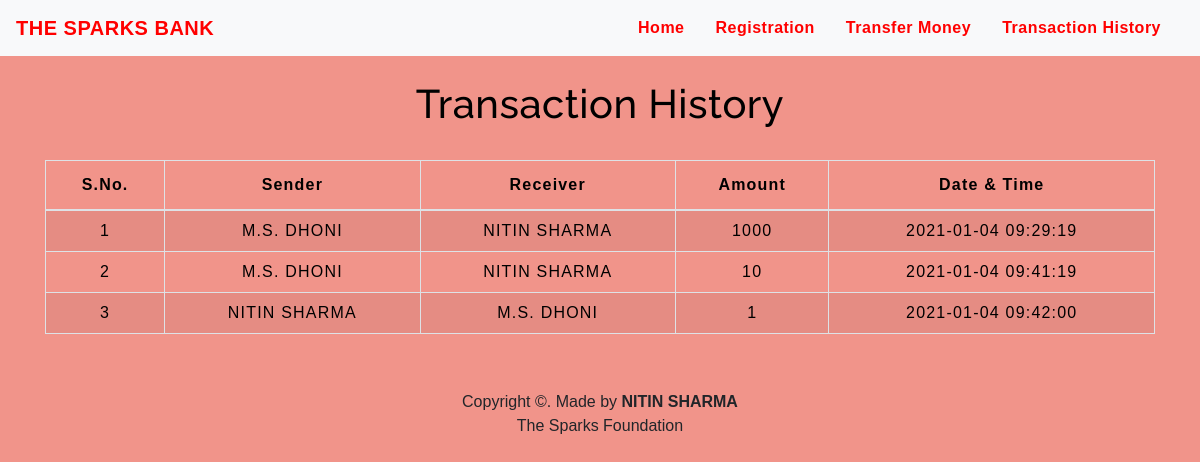
The page /transactionhistory.php on the database its author committed.
### tables this page shows
CREATE TABLE `transaction` (
  `sno` int(25) NOT NULL,
  `sender` varchar(25) NOT NULL,
  `receiver` varchar(25) NOT NULL,
  `balance` int(25) NOT NULL,
  `datetime` timestamp NULL DEFAULT current_timestamp()
);

### transactionhistory.php (the view, shortened to what this page needs)
<!DOCTYPE html>
<html lang="en">
<head>
    <link rel="stylesheet" href="https://stackpath.bootstrapcdn.com/bootstrap/4.5.2/css/bootstrap.min.css">
    <link rel="stylesheet" type="text/css" href="table.css">
    <link rel="stylesheet" type="text/css" href="navbar.css">
</head>
<body style="background-color : #F1948A;">
<?php
  include 'navbar.php';
?>
	<div class="container">
        <h2 class="text-center pt-4" style="color : black;">Transaction History</h2>
       <br>
       <div class="table-responsive-sm">
    <table class="table table-hover table-striped table-condensed table-bordered">
        <thead style="color : black;">
            <tr>
                <th class="text-center">S.No.</th>
                <th class="text-center">Sender</th>
                <th class="text-center">Receiver</th>
                <th class="text-center">Amount</th>
                <th class="text-center">Date & Time</th>
            </tr>
        </thead>
        <tbody>
        <?php
            include 'config.php';
            $sql ="select * from transaction";
            $query =mysqli_query($conn, $sql);
            while($rows = mysqli_fetch_assoc($query))
            {
        ?>
            <tr style="color : black;">
            <td class="py-2"><?php echo $rows['sno']; ?></td>
            <td class="py-2"><?php echo $rows['sender']; ?></td>
            <td class="py-2"><?php echo $rows['receiver']; ?></td>
            <td class="py-2"><?php echo $rows['balance']; ?> </td>
            <td class="py-2"><?php echo $rows['datetime']; ?> </td>
        <?php
            }
        ?>
        </tbody>
    </table>
    </div>
</div>
<footer class="text-center mt-5 py-2">
            <p>Copyright &copy;. Made by <b>NITIN SHARMA</b> <br> The Sparks Foundation</p>
</footer>
</body>
</html>

### navbar.php (shortened to what this page needs)
<nav class="navbar navbar-expand-md navbar-light bg-light">
<a class="navbar-brand" href="index.php" style="color : red;"><b>THE SPARKS BANK</b></a>
<div class="collapse navbar-collapse" id="collapsibleNavbar">
      <ul class="navbar-nav ml-auto">
        <li class="nav-item">
          <a class="nav-link" href="index.php" style="color : red;"><b>Home</b></a>
        </li>
        <li class="nav-item">
          <a class="nav-link" href="createuser.php" style="color : red;"><b>Registration</b></a>
        </li>
        <li class="nav-item">
          <a class="nav-link" href="transfermoney.php" style="color : red;"><b>Transfer Money</b></a>
        </li>
        <li class="nav-item">
          <a class="nav-link" href="transactionhistory.php" style="color : red;"><b>Transaction History</b></a>
        </li>
    </div>
 </nav>

### table.css (style rules this page uses)
* { padding: 0; margin: 0; box-sizing: border-box; font-family: sans-serif; }
h2 { font-size: 40px; }
table { letter-spacing: 1.2px; }
td { text-align: center; }

### navbar.css (style rules this page uses)
.nav-link { margin-right: 15px; color:#2F363F; letter-spacing: 0.5px; transition: 0.5s; }
.navbar-brand { color: #4C4B4B; letter-spacing: 0.5px; }
h2 { color: #4C4B4B; letter-spacing: 0.5px; font-family: raleway; }

### rows shown on the page
transaction: sno "1", sender "M.S. DHONI", receiver "NITIN SHARMA", balance "1000", datetime "2021-01-04 09:29:19"
transaction: sno "2", sender "M.S. DHONI", receiver "NITIN SHARMA", balance "10", datetime "2021-01-04 09:41:19"
transaction: sno "3", sender "NITIN SHARMA", receiver "M.S. DHONI", balance "1", datetime "2021-01-04 09:42:00"
